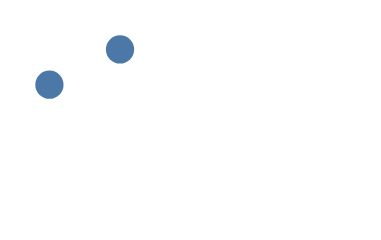

Write the Vega-Lite specification saved for this chart.
### Vega specification from a JSON file in a GitHub repository (floating-point values rounded to 4 significant figures)
{"width": 100, "height": 60, "padding": 4, "data": [{"name": "pts", "values": [{"x": 1, "y": 2, "t": "a"}, {"x": 3, "y": 1, "t": "b"}]}, {"name": "fit"}], "marks": [{"name": "trend", "type": "line", "from": {"data": "fit"}}, {"type": "symbol", "name": "points", "from": {"data": "pts"}, "encode": {"enter": {"x": {"field": "x", "mult": 10}, "y": {"field": "y", "mult": 10}}}}, {"type": "text", "from": {"data": "points"}, "encode": {"enter": {"text": {"field": "datum.t"}}}, "transform": [{"type": "label", "avoidMarks": ["trend"], "size": [100, 60]}]}]}
